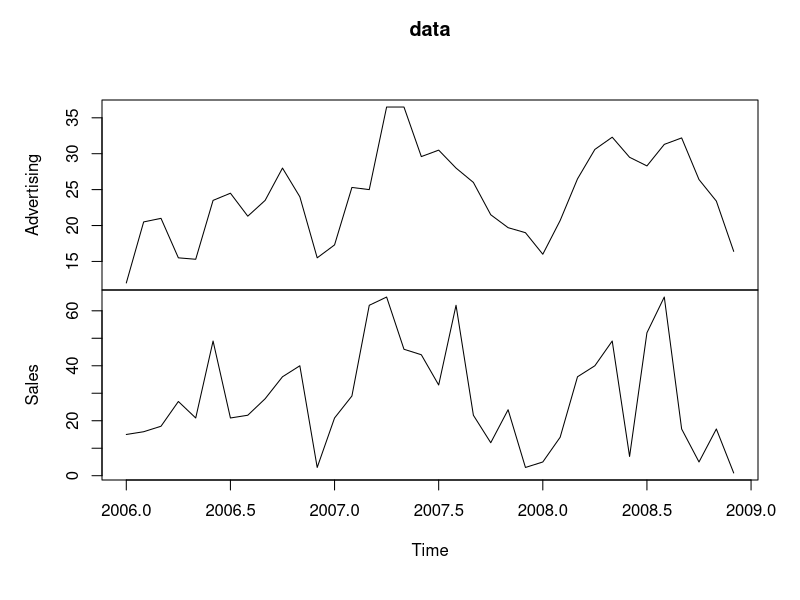
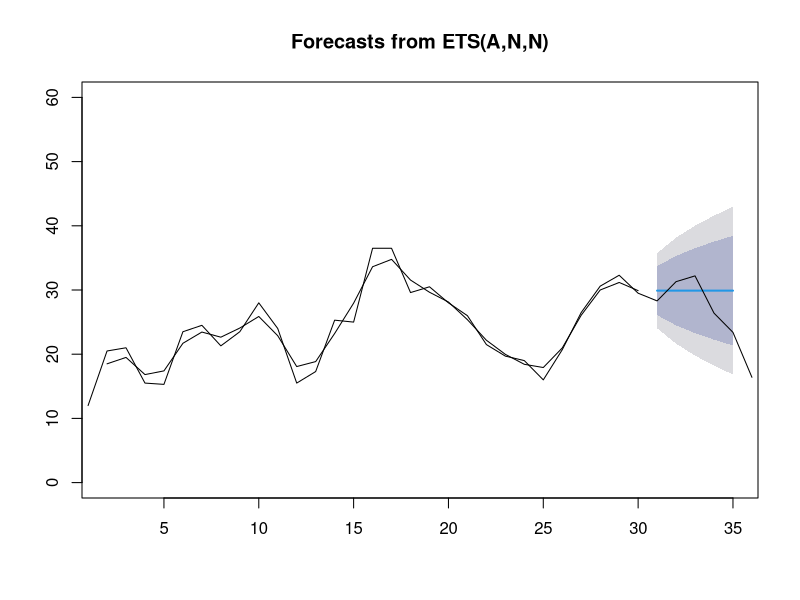
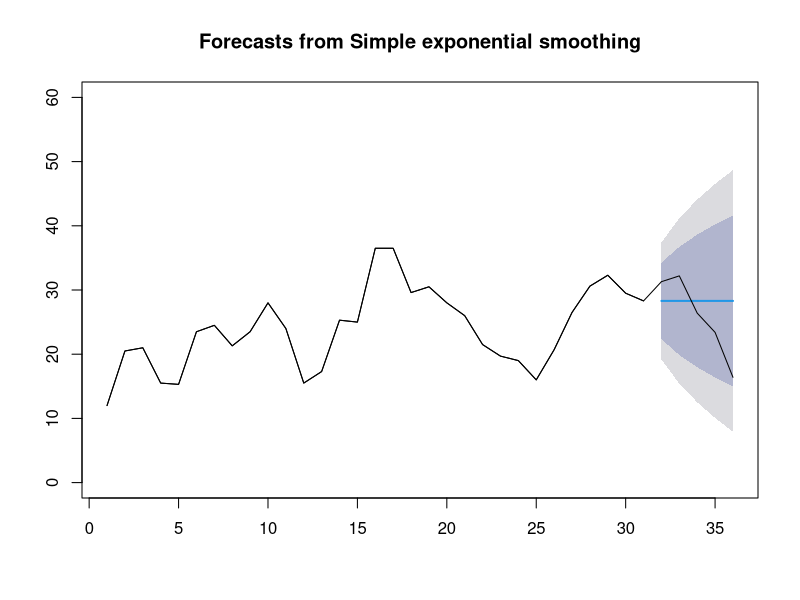
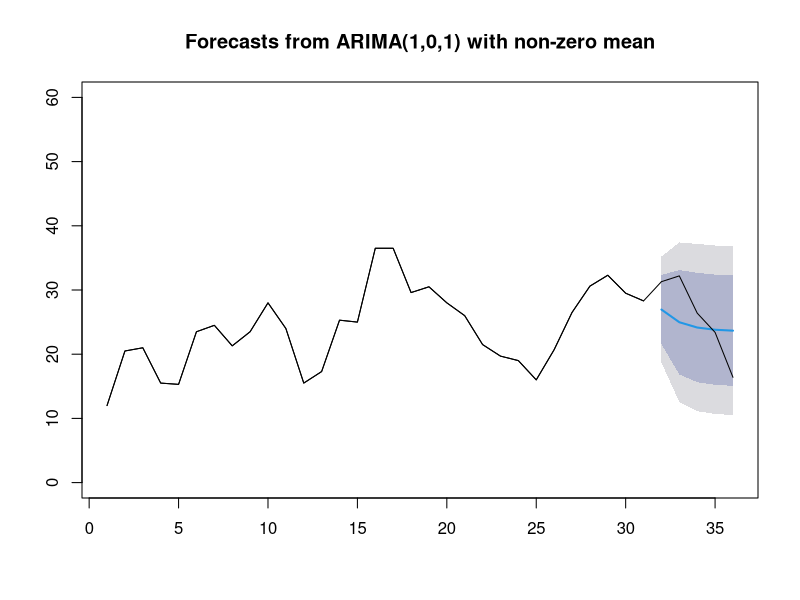

Source code (R) for these figures, in order:
## ---- chunk 1
knitr::opts_chunk$set(echo = TRUE)
options(digits=3)
## ---- chunk 2
data <- structure(c(12, 20.5, 21, 15.5, 15.3, 23.5, 24.5, 21.3, 23.5,
                    28, 24, 15.5, 17.3, 25.3, 25, 36.5, 36.5, 29.6, 30.5, 28, 26,
                    21.5, 19.7, 19, 16, 20.7, 26.5, 30.6, 32.3, 29.5, 28.3, 31.3,
                    32.2, 26.4, 23.4, 16.4, 15, 16, 18, 27, 21, 49, 21, 22, 28, 36,
                    40, 3, 21, 29, 62, 65, 46, 44, 33, 62, 22, 12, 24, 3, 5, 14,
                    36, 40, 49, 7, 52, 65, 17, 5, 17, 1),
                  .Dim = c(36L, 2L), .Dimnames = list(NULL, c("Advertising", "Sales")),
                  .Tsp = c(2006, 2008.91666666667, 12), class = c("mts", "ts", "matrix"))
head(data); nrow(data)
plot(data)
tdat <-data
## ---- chunk 3
library(forecast)
moving_average = forecast(ma(tdat[1:31], order=2), h=5)
moving_average_accuracy = accuracy(moving_average, tdat[32:36])
moving_average; moving_average_accuracy
plot(moving_average, ylim=c(0,60))
lines(tdat[1:36])
## ---- chunk 4


exp <- ses(tdat[1:31], 5, initial="simple")
exp_accuracy = accuracy(exp, tdat[32:36])
exp; exp_accuracy
plot(exp, ylim=c(0,60))
lines(tdat[1:36])
## ---- chunk 5
train = tdat[1:31]
test = tdat[32:36]
arma_fit <- auto.arima(train)
arma_forecast <- forecast(arma_fit, h = 5)
arma_fit_accuracy <- accuracy(arma_forecast, test)
arma_fit; arma_forecast; arma_fit_accuracy
plot(arma_forecast, ylim=c(0,60))
lines(tdat[1:36])
